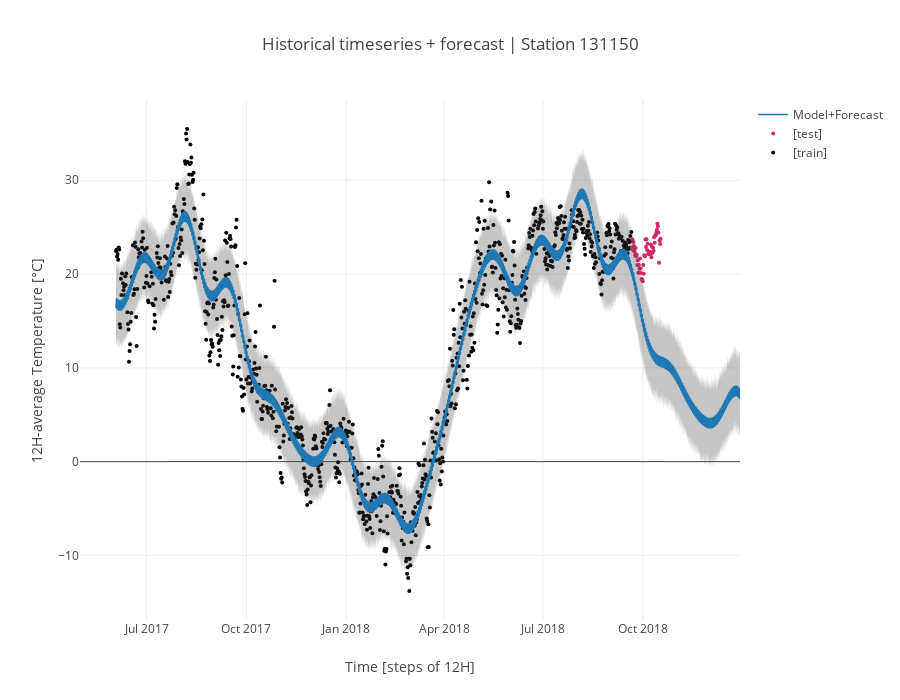

Notebook source saved alongside this figure:
### Markdown cell above
### Plotting with Plotly
since we already have the DataFrame it's gonna make things easier..

### Code cell
train_trace = go.Scatter(x=train_T.index, 
                         y=train_T.y,  # get data attribute of DataFrame
                         mode="markers",  # setting markers instead of lines
                         marker={'size': 4,
                                 'color': 'rgb(0, 0, 0)'},  # black
                         name="[train]")  # latex doesn't work right now for plotly for some reason... 
test_trace = go.Scatter(x=test_T.index,
                        y=test_T.TEMP_ts,
                        mode="markers",
                        marker={'size': 4,
                                'color': '#d62768'},
                        name="[test]")

# use externalised wrapper 
forecast = bounded_graph(T_forecast)

# order of traces is very important because lower_trace has option "fill to next y": it must follow upper trace
data = [train_trace, test_trace, *forecast]

# setting layout options
layout = go.Layout(showlegend=True, title=f"Historical timeseries + forecast | Station {stationID}", 
                   width=900, height=700)

# creating figure object
fig = go.Figure(data=data, layout=layout)

# cosmetics
fig.layout.yaxis.update({'title': f"{resample_rule}-average Temperature [°C]"})
fig.layout.xaxis.update({'title': f"Time [steps of {resample_rule}]"})

# actual plotting
iplot(fig)

### Figure 1 — Plotly figure (JSON) as saved in the notebook; plotly's stock layout.template omitted (floating-point values rounded to 4 significant figures; data arrays with more than 128 entries replaced by an {"elided": "..."} marker saying what was removed)
{"data": [{"marker": {"color": "rgb(0, 0, 0)", "size": 4}, "mode": "markers", "name": "[train]", "type": "scatter", "uid": "e7826454-d21b-11e8-99b0-ac7ba1963575", "x": {"elided": "950 str values"}, "y": {"elided": "950 float values"}}, {"marker": {"color": "#d62768", "size": 4}, "mode": "markers", "name": "[test]", "type": "scatter", "uid": "e7826652-d21b-11e8-99b0-ac7ba1963575", "x": ["2018-09-20 22:00:00", "2018-09-21 10:00:00", "2018-09-21 22:00:00", "2018-09-22 10:00:00", "2018-09-22 22:00:00", "2018-09-23 10:00:00", "2018-09-23 22:00:00", "2018-09-24 10:00:00", "2018-09-24 22:00:00", "2018-09-25 10:00:00", "2018-09-25 22:00:00", "2018-09-26 10:00:00", "2018-09-26 22:00:00", "2018-09-27 10:00:00", "2018-09-27 22:00:00", "2018-09-28 10:00:00", "2018-09-28 22:00:00", "2018-09-29 10:00:00", "2018-09-29 22:00:00", "2018-09-30 10:00:00", "2018-09-30 22:00:00", "2018-10-01 10:00:00", "2018-10-01 22:00:00", "2018-10-02 10:00:00", "2018-10-02 22:00:00", "2018-10-03 10:00:00", "2018-10-03 22:00:00", "2018-10-04 10:00:00", "2018-10-04 22:00:00", "2018-10-05 10:00:00", "2018-10-05 22:00:00", "2018-10-06 10:00:00", "2018-10-06 22:00:00", "2018-10-07 10:00:00", "2018-10-07 22:00:00", "2018-10-08 10:00:00", "2018-10-08 22:00:00", "2018-10-09 10:00:00", "2018-10-09 22:00:00", "2018-10-10 10:00:00", "2018-10-10 22:00:00", "2018-10-11 10:00:00", "2018-10-11 22:00:00", "2018-10-12 10:00:00", "2018-10-12 22:00:00", "2018-10-13 10:00:00", "2018-10-13 22:00:00", "2018-10-14 10:00:00", "2018-10-14 22:00:00", "2018-10-15 10:00:00", "2018-10-15 22:00:00", "2018-10-16 10:00:00", "2018-10-16 22:00:00", "2018-10-17 10:00:00"], "y": [22.81, 23.68, 22.56, 23.41, 22.98, 22.37, 21.98, 22.78, 21.91, 22.06, 20.97, 21.47, 20.14, 20.97, 20.56, 21.65, 20.61, 20.12, 19.44, 19.43, 19.23, 20.98, 20.02, 22.02, 21.89, 23.69, 22.88, 23.72, 22.55, 23.24, 22.17, 22.14, 22.15, 22.39, 22.09, 23.15, 21.8, 22.92, 22.26, 22.8, 22.48, 23.92, 23.35, 24.14, 24.11, 24.4, 24.74, 25.35, 25.1, 24.39, 21.21, 23.57, 23.19, 23.77]}, {"line": {"width": 0}, "marker": {"color": "#444"}, "name": "Upper bound", "showlegend": false, "type": "scatter", "uid": "e782676a-d21b-11e8-99b0-ac7ba1963575", "x": {"elided": "1150 str values"}, "y": {"elided": "1150 float values"}}, {"fill": "tonexty", "fillcolor": "rgba(68, 68, 68, 0.3)", "line": {"width": 0}, "marker": {"color": "#444"}, "name": "Lower bound", "showlegend": false, "type": "scatter", "uid": "e782686e-d21b-11e8-99b0-ac7ba1963575", "x": {"elided": "1150 str values"}, "y": {"elided": "1150 float values"}}, {"line": {"width": 1.5}, "marker": {"color": "#1F77B4"}, "name": "Model+Forecast", "type": "scatter", "uid": "e782695e-d21b-11e8-99b0-ac7ba1963575", "x": {"elided": "1150 str values"}, "y": {"elided": "1150 float values"}}], "layout": {"height": 700, "showlegend": true, "title": "Historical timeseries + forecast | Station 131150", "width": 900, "xaxis": {"title": "Time [steps of 12H]"}, "yaxis": {"title": "12H-average Temperature [°C]"}}}
